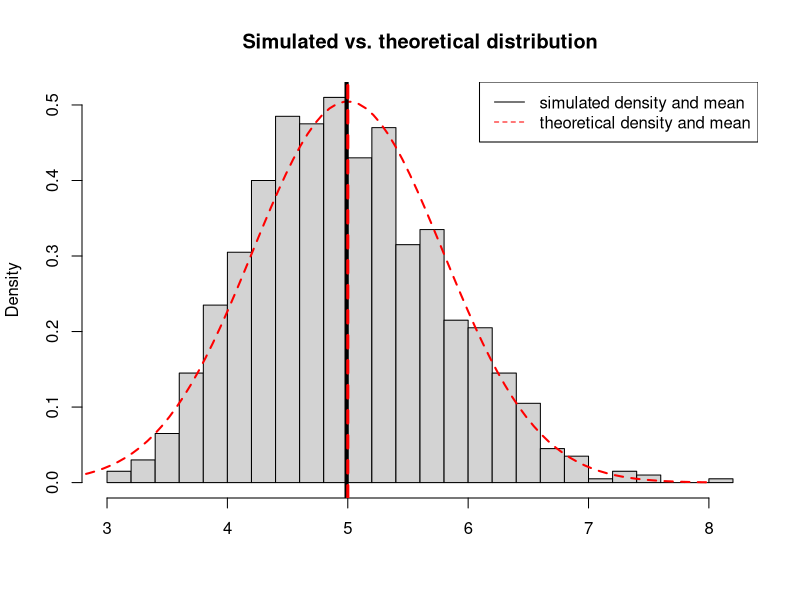
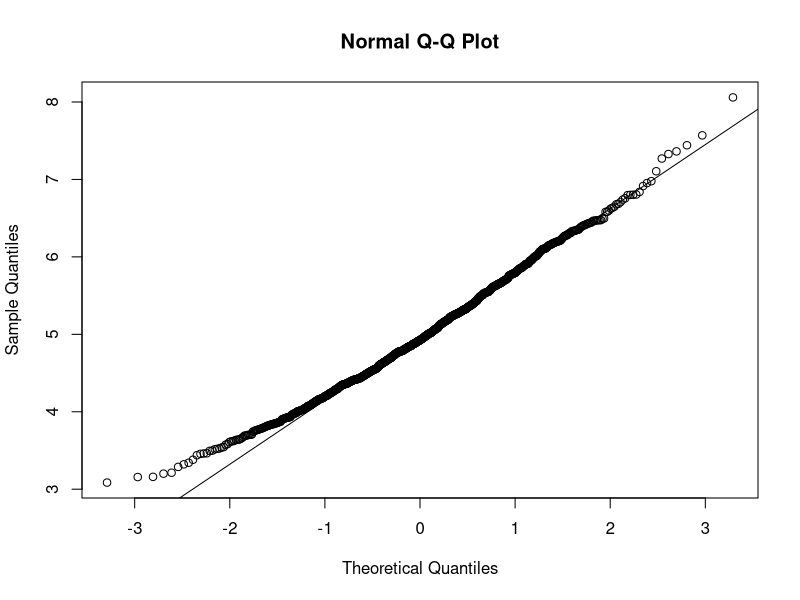

Write R code to recreate these figures, in order.
## ---- chunk 1
lambda <- 0.2
B <- 1000
n <- 40
set.seed(1) # important to be able to reproduce the results
samples <- matrix(rexp(n*B, lambda), B, n)
## ---- chunk 2
averages <- rowMeans(samples)
# computation of the mean and variance
sample_mean <- mean(averages)
sample_variance <- var(averages)
# print out the results
sample_mean
sample_variance
## ---- chunk 3
hist(averages, breaks=20, prob=TRUE, 
     main="Simulated vs. theoretical distribution",
     xlab="")
xt <- seq(2, 8, length.out = 100)
yt <- dnorm(xt, 5, sqrt(0.625))
lines(xt, yt, col = 'red', lty=2, lwd = 2) ## theoretical normal distribution
abline(v=sample_mean, lwd = 4)      ## sample mean
abline(v=1/lambda, col = 'red', lty =2, lwd = 3) ## theoretical mean
legend('topright', c("simulated density and mean", "theoretical density and mean"), 
       lty=c(1,2), col=c("black", "red"))
## ---- chunk 4
qqnorm(averages)
qqline(averages)
